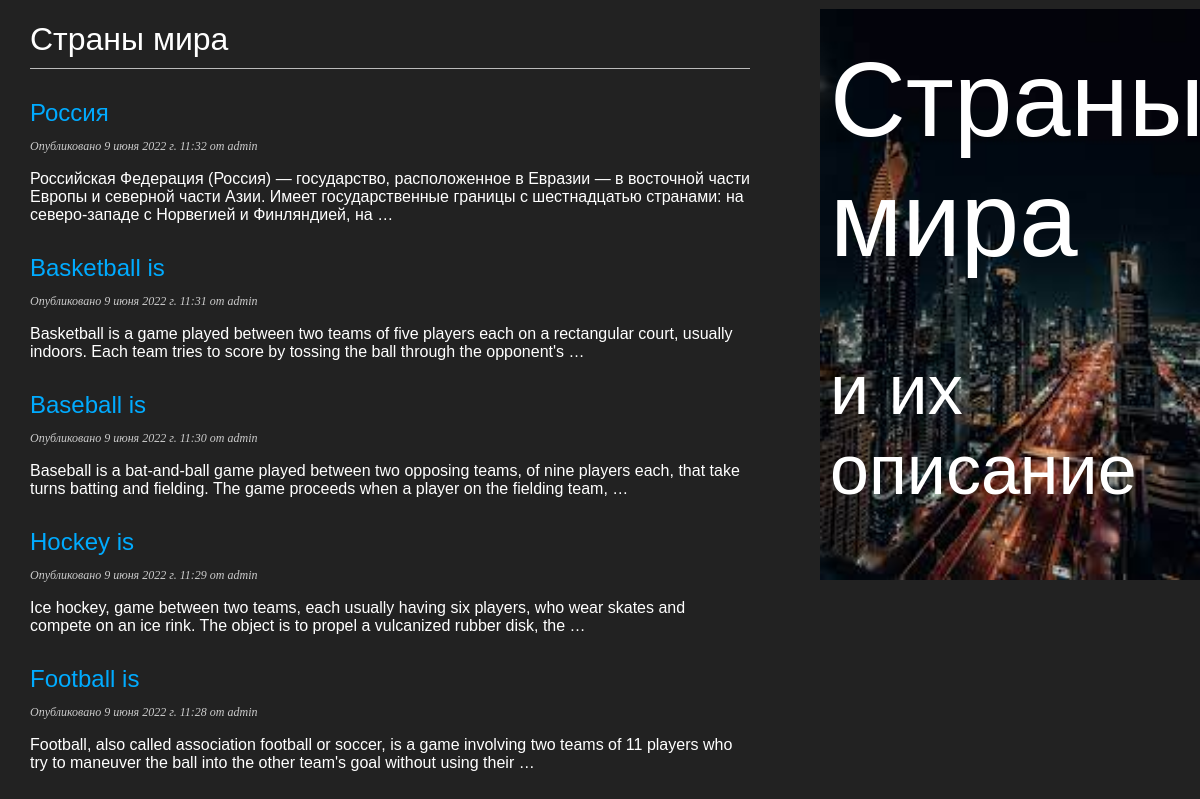
/blog/, run on an earlier commit of the app's database.
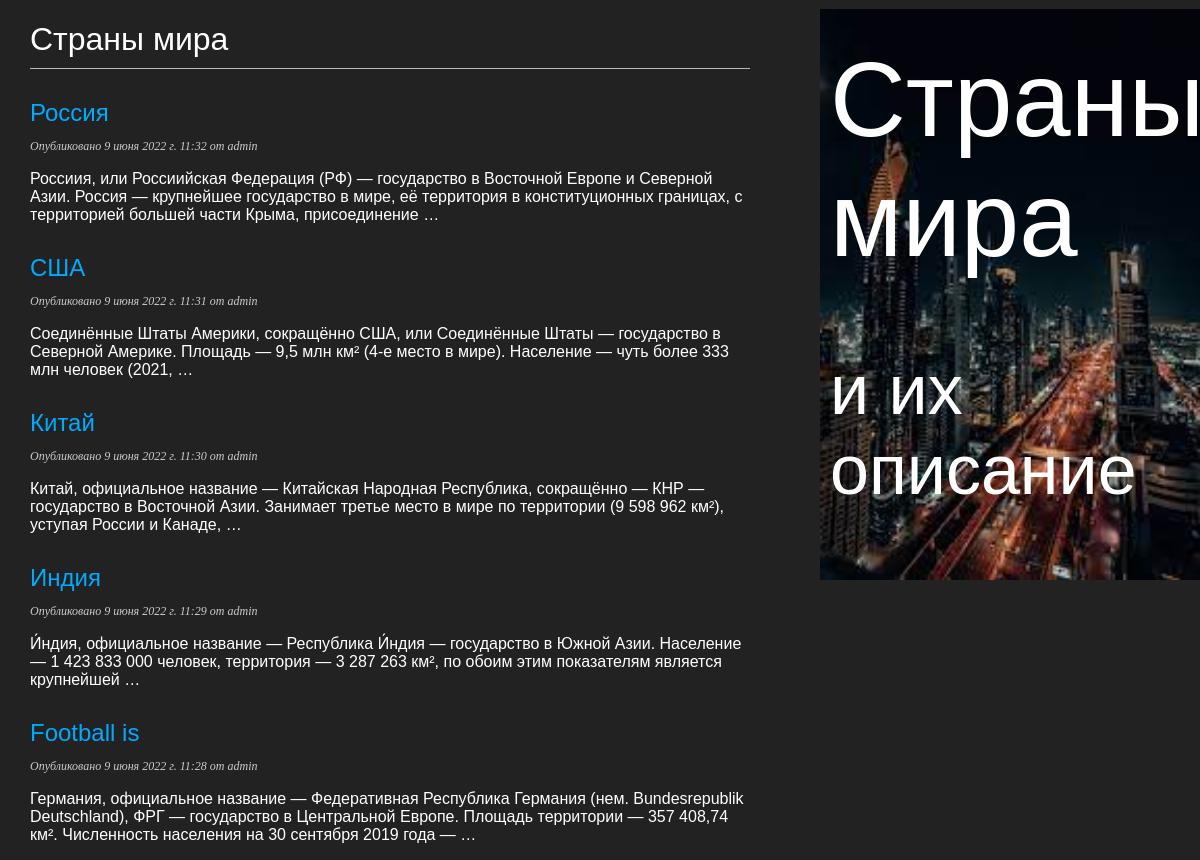
And on a later commit of the database.
### blog/models.py (models this page shows, shortened)
class Post(models.Model):
    class Status(models.TextChoices):
        DRAFT = 'DF', 'Draft'
        PUBLISHED = 'PB', 'Published'
    title = models.CharField(max_length=250)
    slug = models.SlugField(max_length=250)
    author = models.ForeignKey(User,on_delete=models.CASCADE,related_name='blog_posts')
    body = models.TextField()
    publish = models.DateTimeField(default=timezone.now)
    created = models.DateTimeField(auto_now_add=True)
    updated = models.DateTimeField(auto_now=True)
    status = models.CharField(max_length=2,choices=Status.choices,default=Status.DRAFT)
    objects = models.Manager() # The default manager.
    published = PublishedManager() # Our custom manager.
    class Meta:
        ordering = ['-publish']
        indexes = [
            models.Index(fields=['-publish']),
        ]

### blog/views.py (the view)
# urls.py: path('', views.post_list, name='post_list'),
def post_list(request):
    posts = Post.published.all()
    return render(request,
        'blog/post/list.html',
        {'posts': posts})

### blog/models.py (called while the page is built)
    def get_queryset(self):
        return super().get_queryset()\
            .filter(status=Post.Status.PUBLISHED)

### blog/templates/blog/post/list.html (shortened to what this page needs)
{% extends "blog/base.html" %}
{% block content %}
 <h1>Страны мира</h1>
 {% for post in posts %}
 <h2>
 <a href="{% url 'blog:post_detail' post.id %}">
 {{ post.title }}
 </a>
 </h2>
 <p class="date">
 Опубликовано {{ post.publish }} от {{ post.author }}
 </p>
 {{ post.body|truncatewords:30|linebreaks }}
 {% endfor %}
{% endblock %}

### blog/templates/blog/base.html (shortened to what this page needs)
{% load static %}
<!DOCTYPE html>
<html class = 'blog_page'>
<head>
 <link href="{% static "css/blog.css" %}" rel="stylesheet">
</head>
<body>
 <div class = 'content' id="content">
 {% block content %}{% endblock %}
 </div>
 <div class = 'header' id="sidebar">
 <h2>Страны мира</h2>
  <p>и их описание</p>
 </div>
</body>
</html>

### blog/static/css/blog.css (style rules this page uses)
body { margin:0; padding:0; font-family:helvetica, sans-serif; }
a { color:#00abff; text-decoration:none; }
h1 { font-weight:normal; border-bottom:1px solid #bbb; padding:0 0 10px 0; }
h2 { font-weight:normal; margin:30px 0 0; }
p.date { color:#ccc; font-family: georgia, serif; font-size: 12px; font-style: italic; }
.content { font-size: bold 50px; float:left; width:60%; padding:0 0 0 30px; color: #ffffff; }
.header { color:#ffffff; font-size: 70px; float:right; width:30%; padding:10px; height:100%; font-family:arial; position: center; background-image: url('../images/background.jpeg'); background-repeat: no-repeat; background-repeat: no-repeat; background-position: center; background-size: 100%; }
.blog_page { background:#222222; }

What changed in the data, as far as the page shows it:
changed Post "Россия": body "Российская Федерация (Россия) — государство, расположенное в Евразии — в восточной части Европы и северной части Азии. Имеет государственные границы с шестнадцатью странами: на северо-западе с Норвегией и Финляндией, на …" → "Россиия, или Россиийская Федерация (РФ) — государство в Восточной Европе и Северной Азии. Россия — крупнейшее государство в мире, её территория в конституционных границах, с территорией большей части Крыма, присоединение …"
changed Post: title "Basketball is" → "США"; body "Basketball is a game played between two teams of five players each on a rectangular court, usually indoors. Each team tries to score by tossing the ball through the opponent's …" → "Соединённые Штаты Америки, сокращённо США, или Соединённые Штаты — государство в Северной Америке. Площадь — 9,5 млн км² (4-е место в мире). Население — чуть более 333 млн человек (2021, …"
changed Post: title "Baseball is" → "Китай"; body "Baseball is a bat-and-ball game played between two opposing teams, of nine players each, that take turns batting and fielding. The game proceeds when a player on the fielding team, …" → "Китай, официальное название — Китайская Народная Республика, сокращённо — КНР — государство в Восточной Азии. Занимает третье место в мире по территории (9 598 962 км²), уступая России и Канаде, …"
changed Post: title "Hockey is" → "Индия"; body "Ice hockey, game between two teams, each usually having six players, who wear skates and compete on an ice rink. The object is to propel a vulcanized rubber disk, the …" → "И́ндия, официальное название — Республика И́ндия — государство в Южной Азии. Население — 1 423 833 000 человек, территория — 3 287 263 км², по обоим этим показателям является крупнейшей …"
changed Post "Football is": body "Football, also called association football or soccer, is a game involving two teams of 11 players who try to maneuver the ball into the other team's goal without using their …" → "Германия, официальное название — Федеративная Республика Германия (нем. Bundesrepublik Deutschland), ФРГ — государство в Центральной Европе. Площадь территории — 357 408,74 км². Численность населения на 30 сентября 2019 года — …"
